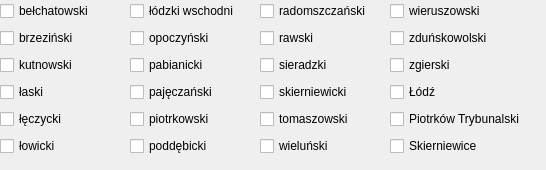
   <widget class="QWidget" name="woj_10">
    <attribute name="title">
     <string>łódzkie</string>
    </attribute>
    <widget class="QWidget" name="gridLayoutWidget_14">
     <property name="geometry">
      <rect>
       <x>0</x>
       <y>0</y>
       <width>122</width>
       <height>161</height>
      </rect>
     </property>
     <layout class="QGridLayout" name="gridLayout_14">
      <item row="3" column="0">
       <widget class="QCheckBox" name="pow_1003">
        <property name="text">
         <string>łaski</string>
        </property>
       </widget>
      </item>
      <item row="2" column="0">
       <widget class="QCheckBox" name="pow_1002">
        <property name="text">
         <string>kutnowski</string>
        </property>
       </widget>
      </item>
      <item row="4" column="0">
       <widget class="QCheckBox" name="pow_1004">
        <property name="text">
         <string>łęczycki</string>
        </property>
       </widget>
      </item>
      <item row="0" column="0">
       <widget class="QCheckBox" name="pow_1001">
        <property name="text">
         <string>bełchatowski</string>
        </property>
       </widget>
      </item>
      <item row="1" column="0">
       <widget class="QCheckBox" name="pow_1021">
        <property name="text">
         <string>brzeziński</string>
        </property>
       </widget>
      </item>
      <item row="5" column="0">
       <widget class="QCheckBox" name="pow_1005">
        <property name="text">
         <string>łowicki</string>
        </property>
       </widget>
      </item>
     </layout>
    </widget>
    <widget class="QWidget" name="gridLayoutWidget_17">
     <property name="geometry">
      <rect>
       <x>130</x>
       <y>0</y>
       <width>121</width>
       <height>161</height>
      </rect>
     </property>
     <layout class="QGridLayout" name="gridLayout_17">
      <item row="1" column="0">
       <widget class="QCheckBox" name="pow_1007">
        <property name="text">
         <string>opoczyński</string>
        </property>
       </widget>
      </item>
      <item row="4" column="0">
       <widget class="QCheckBox" name="pow_1010">
        <property name="text">
         <string>piotrkowski</string>
        </property>
       </widget>
      </item>
      <item row="2" column="0">
       <widget class="QCheckBox" name="pow_1008">
        <property name="text">
         <string>pabianicki</string>
        </property>
       </widget>
      </item>
      <item row="3" column="0">
       <widget class="QCheckBox" name="pow_1009">
        <property name="text">
         <string>pajęczański</string>
        </property>
       </widget>
      </item>
      <item row="0" column="0">
       <widget class="QCheckBox" name="pow_1006">
        <property name="text">
         <string>łódzki wschodni</string>
        </property>
       </widget>
      </item>
      <item row="5" column="0">
       <widget class="QCheckBox" name="pow_1011">
        <property name="text">
         <string>poddębicki</string>
        </property>
       </widget>
      </item>
     </layout>
    </widget>
    <widget class="QWidget" name="gridLayoutWidget_18">
     <property name="geometry">
      <rect>
       <x>390</x>
       <y>0</y>
       <width>147</width>
       <height>161</height>
      </rect>
     </property>
     <layout class="QGridLayout" name="gridLayout_18">
      <item row="1" column="0">
       <widget class="QCheckBox" name="pow_1019">
        <property name="text">
         <string>zduńskowolski</string>
        </property>
       </widget>
      </item>
      <item row="4" column="0">
       <widget class="QCheckBox" name="pow_1062">
        <property name="text">
         <string>Piotrków Trybunalski</string>
        </property>
       </widget>
      </item>
      <item row="2" column="0">
       <widget class="QCheckBox" name="pow_1020">
        <property name="text">
         <string>zgierski</string>
        </property>
       </widget>
      </item>
      <item row="3" column="0">
       <widget class="QCheckBox" name="pow_1061">
        <property name="text">
         <string>Łódź</string>
        </property>
       </widget>
      </item>
      <item row="0" column="0">
       <widget class="QCheckBox" name="pow_1018">
        <property name="text">
         <string>wieruszowski</string>
        </property>
       </widget>
      </item>
      <item row="5" column="0">
       <widget class="QCheckBox" name="pow_1063">
        <property name="text">
         <string>Skierniewice</string>
        </property>
       </widget>
      </item>
     </layout>
    </widget>
    <widget class="QWidget" name="gridLayoutWidget_19">
     <property name="geometry">
      <rect>
       <x>260</x>
       <y>0</y>
       <width>121</width>
       <height>161</height>
      </rect>
     </property>
     <layout class="QGridLayout" name="gridLayout_19">
      <item row="1" column="0">
       <widget class="QCheckBox" name="pow_1013">
        <property name="text">
         <string>rawski</string>
        </property>
       </widget>
      </item>
      <item row="4" column="0">
       <widget class="QCheckBox" name="pow_1016">
        <property name="text">
         <string>tomaszowski</string>
        </property>
       </widget>
      </item>
      <item row="2" column="0">
       <widget class="QCheckBox" name="pow_1014">
        <property name="text">
         <string>sieradzki</string>
        </property>
       </widget>
      </item>
      <item row="3" column="0">
       <widget class="QCheckBox" name="pow_1015">
        <property name="text">
         <string>skierniewicki</string>
        </property>
       </widget>
      </item>
      <item row="0" column="0">
       <widget class="QCheckBox" name="pow_1012">
        <property name="text">
         <string>radomszczański</string>
        </property>
       </widget>
      </item>
      <item row="5" column="0">
       <widget class="QCheckBox" name="pow_1017">
        <property name="text">
         <string>wieluński</string>
        </property>
       </widget>
      </item>
     </layout>
    </widget>
   </widget>
